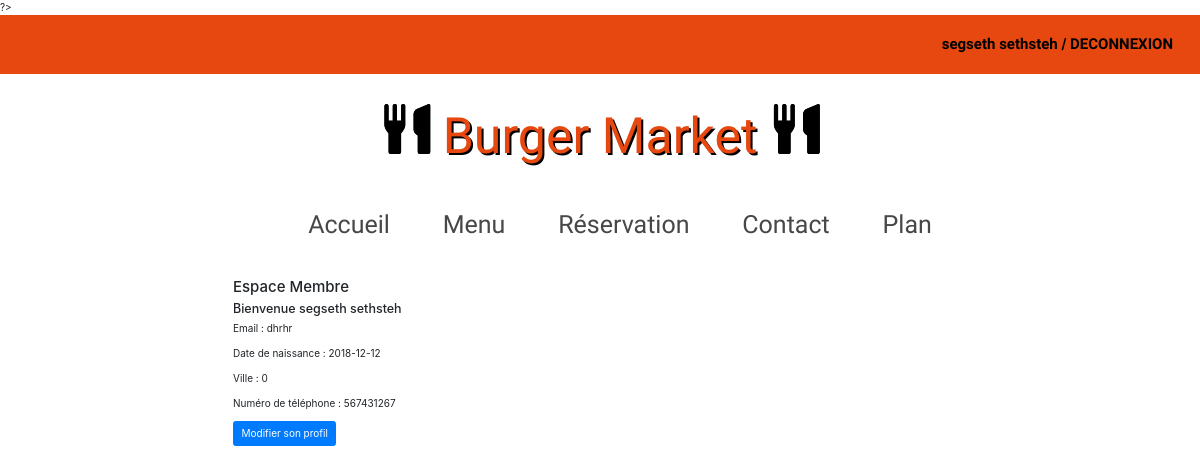
The page /membre.php (signed in) on the database its author committed.
### tables this page shows
CREATE TABLE IF NOT EXISTS `inscription` (
  `nom` varchar(30) NOT NULL,
  `prenom` varchar(30) NOT NULL,
  `date_naissance` date NOT NULL,
  `adresse_po` varchar(40) NOT NULL,
  `email` varchar(40) NOT NULL,
  `tel` int(11) NOT NULL,
  `mot_de_passe` varchar(30) NOT NULL
);

### membre.php (the view, shortened to what this page needs)
<!DOCTYPE html>
<html lang="en" dir="ltr">
  <head>
<link href="//maxcdn.bootstrapcdn.com/bootstrap/3.3.0/css/bootstrap.min.css" rel="stylesheet" id="bootstrap-css">
</head>
<body>
   <?php include "app/header.php"?>
   <?php
   if(isset($_COOKIE['nom'])) {
   $bdd = new PDO('mysql:host=localhost;dbname=projetsite;charset=utf8', 'root', '');
   $nom = $_COOKIE['nom'];
   $req = $bdd->prepare('SELECT * FROM inscription WHERE nom= :nom');
   $req-> execute(array('nom'=>$nom));
   $donnee= $req->fetch(); ?>
   <div class="container">
       <div class="offset-2 col-md-8">
           <h4>Espace Membre</h4>
           <h5>Bienvenue <?php echo $donnee['nom'].' '.$donnee['prenom'] ?></h5>
           <p>Email : <?php echo $donnee['email'] ?></p>
           <p>Date de naissance : <?php echo $donnee['date_naissance'] ?></p>
           <p>Ville : <?php echo $donnee['adresse_po'] ?></p>
           <p>Numéro de téléphone : <?php echo $donnee['tel'] ?></p>
           <input type="button" value="Modifier son profil" class="btn btn-primary" onClick="javascript:document.location.href='modifier.php'">
       </div><br>
   </div>
   <?php }
       elseif(isset($_COOKIE['admin'])) {
           header('location: admin');
       }
   else {
       header('location: connexion.php');
   } ?>
</body>
</html>

### app/header.php (shortened to what this page needs)
<!DOCTYPE html>
<html lang="fr">
<head>
    <?php include "app/styles.php"?>
    <link rel="stylesheet" href="css/style1.css"/>
</head>
	<header class="header-section">
		<div class="header-top">
			<div class="container">
				<div class="user-panel">
                    <?php if(isset($_COOKIE['nom'])) { ?>
                    <a href="membre.php">
                    <?php
                    $bdd = new PDO('mysql:host=localhost;dbname=projetsite;charset=utf8', 'root', '');
                    $nom = $_COOKIE['nom'];
                    $req = $bdd->prepare('SELECT * FROM inscription WHERE nom= :nom');
                    $req-> execute(array('nom'=>$nom));
                    $donnees= $req->fetch();
                    echo $donnees['nom'] .' ';
                    echo $donnees['prenom'];
                    ?></a> /
					<a href="traitement/deco.php">DECONNEXION</a>
                    <?php } elseif(isset($_COOKIE['admin'])) { ?>
                    <a href="admin/index.php">Panel Admin</a> /
                    <a href="traitement/deco.php">Deconnexion</a>
                    <?php } else { ?>
					<a href="inscription.php">Créer un compte</a> /
					<a href="connexion.php">Se connecter</a>
                    <?php } ?>
				</div>
			</div>
		</div>
		<div class="header-bottom">
			<div class="container">
            <h1 class="text-logo"><span class="glyphicon glyphicon-cutlery"></span> Burger Market <span class="glyphicon glyphicon-cutlery"></span></h1>
				<ul class="main-menu">
					<li><a href="index.php">Accueil</a></li>
					<li><a href="menu.php">Menu</a></li>
					<li><a href="reservation.php">Réservation</a></li>
					<li><a href="index.php#contact">Contact</a></li>
					<li><a href="index.php#plan">Plan</a></li>
				</ul>
			</div>
		</div>
    </header>
</html>

### css/style1.css (style rules this page uses)
.header-section { clear: both; }
.header-top { background: #e7480f; overflow: hidden; padding: 18px 0; }
.user-panel { float: right; color: black; font-size: 14px; font-weight: 600; }
.user-panel a { color: black; font-size: 15px; font-family: 'Holtwood One SC', sans-serif; }
.header-bottom { padding: 10px 0; position: relative; }
.text-logo { font-family: 'Holtwood One SC', sans-serif; color: #e7480f; text-shadow: 2px 2px #000000; font-size: 50px; padding: 20px 0px; text-align: center; }
.text-logo .glyphicon { color: #000000; text-shadow: 0px 0px #000000; }
.main-menu, .footer-menu { list-style: none; text-align: center; }
.main-menu li, .footer-menu li { display: inline; }
.main-menu li a, .footer-menu li a { display: inline-block; font-size: 25px; color: #474747; padding: 15px 25px; font-family: 'Holtwood One SC', sans-serif; }
@media (min-width: 1200px) { .container { max-width: 1176px; } }

### rows shown on the page
inscription: nom "segseth", prenom "sethsteh", email "dhrhr", date_naissance "2018-12-12", adresse_po "0", tel "567431267"
